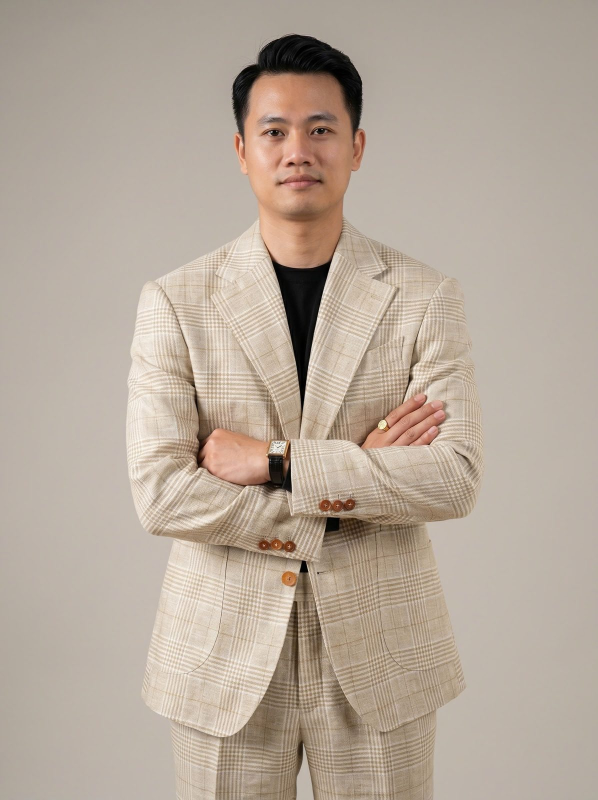
#> input picture assets/img/founder.jpg, 1195 x 1600 px (shown at 1/2 size)
$ python -i og_jobs.py   (imports and definitions only)
#> lines starting #> are read from the running program, lines starting #| are printed output that depends on the picture
# -*- coding: utf-8 -*-
"""
PACELAND — Sinh ảnh cho Recruitment System (chạy lại an toàn, idempotent)
  python tools/og_jobs.py

1. OG 1200x630 cho từng vị trí đang tuyển  -> assets/img/tuyen-dung/og-<slug>.jpg
   và cho trang tuyển dụng tổng             -> assets/img/tuyen-dung/og-tuyen-dung.jpg
   (bố cục: khối chữ trắng/đen/đỏ bên trái + poster vị trí bên phải)
2. Biến thể 540px cho poster (srcset mobile) -> <poster>-540.jpg
3. Thumbnail 192x128 cho dự án trọng tâm      -> assets/img/tuyen-dung/du-an-<id>.jpg

Dữ liệu đọc từ assets/js/data.js (JOBS, CAREERS, PROJECTS) qua Node.
Font: Segoe UI (Windows) — có đủ dấu tiếng Việt. Máy khác: đặt biến PL_FONT_DIR.
"""
import json, os, subprocess, sys
from PIL import Image, ImageDraw, ImageFont

ROOT = os.path.abspath(os.path.join(os.path.dirname(__file__), ".."))
IMG = os.path.join(ROOT, "assets", "img", "tuyen-dung")
FONT_DIR = os.environ.get("PL_FONT_DIR", r"C:\Windows\Fonts")
RED, INK, MUTED = (199, 0, 24), (14, 12, 10), (95, 88, 80)

def font(name, size):
    return ImageFont.truetype(os.path.join(FONT_DIR, name), size)

# [67 lines left out: functions load_data, wrap, poster_square, og_card, variant_540, not called in this run]

def thumb(src, out):
#> called with src = '../assets/img/founder.jpg', out = 'out.png'
    im = Image.open(src).convert("RGB")
#> im is the input picture: PIL image 1195x1600 RGB; mean R, G, B 182.4, 168.8, 155.3
    tw, th = 192, 128
    r = max(tw / im.width, th / im.height)
#> r = 0.161
    im = im.resize((round(im.width * r), round(im.height * r)), Image.LANCZOS)
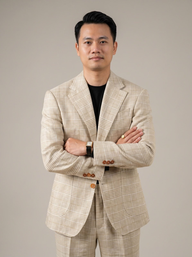
#> im: PIL image 192x257 RGB; mean R, G, B 182.4, 168.8, 155.3
    l, t = (im.width - tw) // 2, (im.height - th) // 2
#> l = 0; t = 64
    im.crop((l, t, l + tw, t + th)).save(out, "JPEG", quality=76, optimize=True, progressive=True)
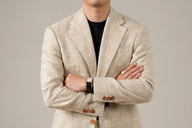
#> saved as out.png: PIL image 192x128 RGB; mean R, G, B 187.7, 173.3, 159.2
    return os.path.getsize(out) // 1024

# [34 lines left out: function main, not called in this run]

# [2 lines not run here, left out]

>>> result = thumb('../assets/img/founder.jpg', 'out.png')

$ run again, on assets/img/blanca/beacon-bien.webp
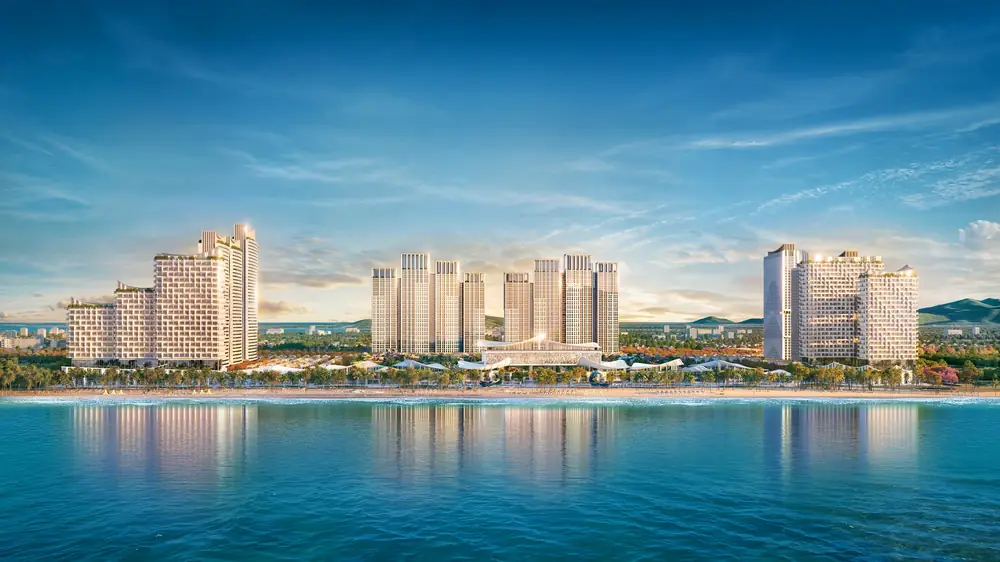
#> input picture assets/img/blanca/beacon-bien.webp, 1000 x 562 px
#> in thumb, im is the input picture: PIL image 1000x562 RGB; mean R, G, B 91.5, 137.9, 155.9
#> in thumb, `im = im.resize((round(im.width * r), round(im.height * r)), Image.LANC..`:
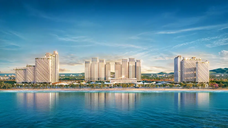
#> im: PIL image 228x128 RGB; mean R, G, B 91.5, 137.9, 155.9
#> in thumb, `im.crop((l, t, l + tw, t + th)).save(out, "JPEG", quality=76, optimize..`:
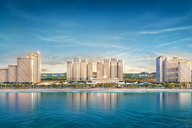
#> saved as out.png: PIL image 192x128 RGB; mean R, G, B 96, 140, 157.4

$ run again, on assets/img/blanca/beacon-tower.webp
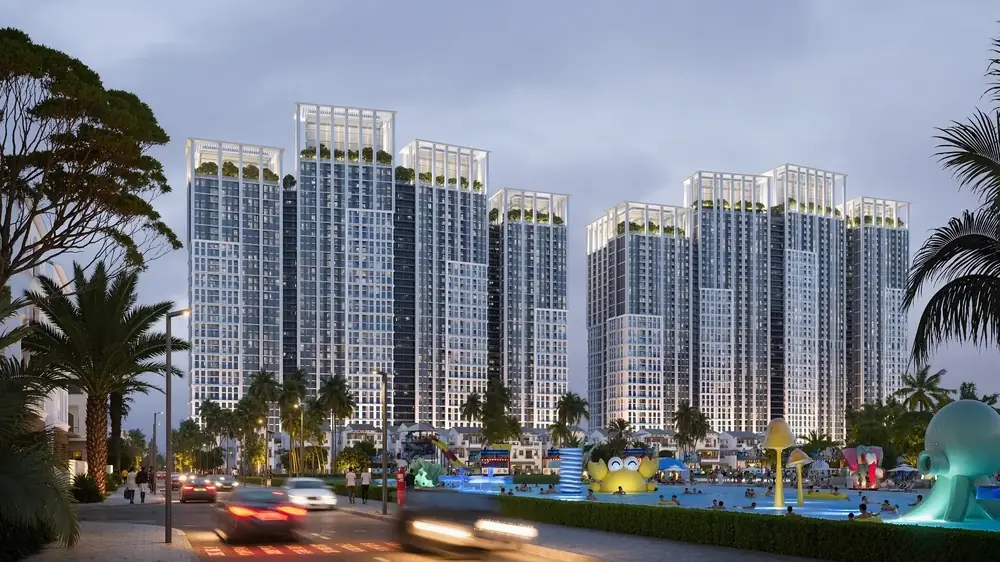
#> input picture assets/img/blanca/beacon-tower.webp, 1000 x 562 px
#> in thumb, im is the input picture: PIL image 1000x562 RGB; mean R, G, B 118, 122.8, 132.2
#> in thumb, `im = im.resize((round(im.width * r), round(im.height * r)), Image.LANC..`:
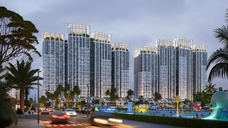
#> im: PIL image 228x128 RGB; mean R, G, B 118, 122.8, 132.2
#> in thumb, `im.crop((l, t, l + tw, t + th)).save(out, "JPEG", quality=76, optimize..`:
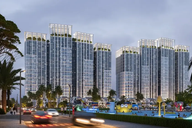
#> saved as out.png: PIL image 192x128 RGB; mean R, G, B 123.8, 127.8, 138
